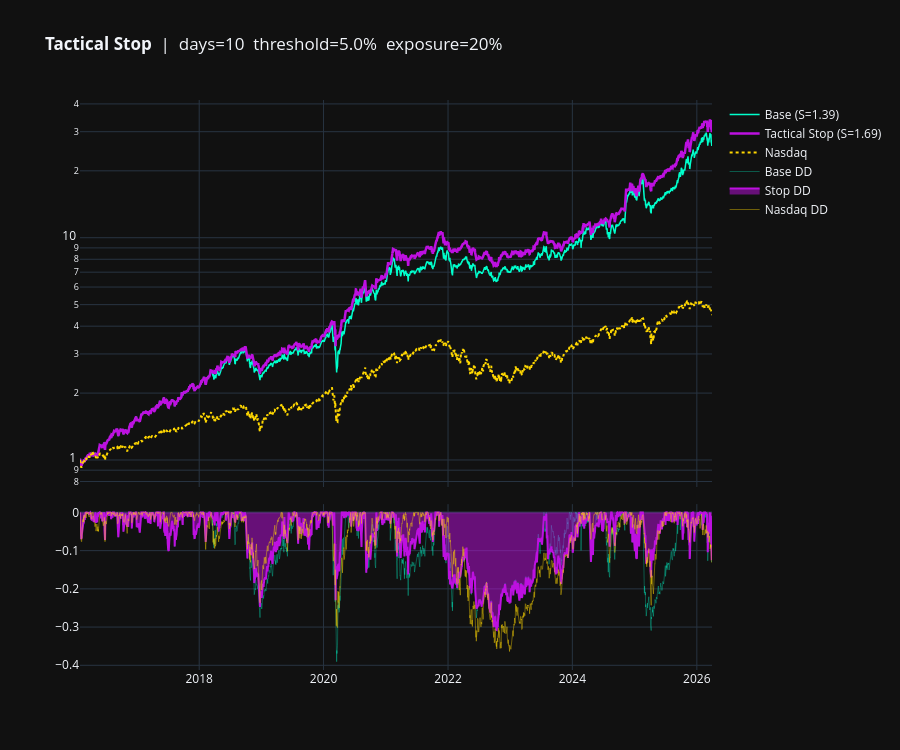

This figure's notebook cell:
### Code cell
# ── 7.1 Equity curve comparison ───────────────────────────────────────────
fig_s = make_subplots(rows=2, cols=1, shared_xaxes=True,
                      vertical_spacing=0.03, row_heights=[0.7, 0.3])

fig_s.add_trace(go.Scatter(x=cum_strat.index, y=cum_strat.values.flatten(),
    name=f"Base (S={s_orig:.2f})", line=dict(color='#00FFCC', width=1.5)), row=1, col=1)
fig_s.add_trace(go.Scatter(x=cum_stop.index, y=cum_stop.values.flatten(),
    name=f"Tactical Stop (S={s_stop:.2f})", line=dict(color='#BD10E0', width=2.5)), row=1, col=1)
fig_s.add_trace(go.Scatter(x=cum_ndq.index, y=cum_ndq.values.flatten(),
    name="Nasdaq", line=dict(color='#FFD700', dash='dot')), row=1, col=1)

fig_s.add_trace(go.Scatter(x=strat_dd.index, y=strat_dd.values.flatten(),
    name="Base DD", line=dict(color='#00FFCC', width=1), opacity=0.3), row=2, col=1)
fig_s.add_trace(go.Scatter(x=stop_dd.index, y=stop_dd.values.flatten(),
    fill='tozeroy', name="Stop DD", line=dict(color='#BD10E0')), row=2, col=1)
fig_s.add_trace(go.Scatter(x=ndq_dd.index, y=ndq_dd.values.flatten(),
    name="Nasdaq DD", line=dict(color='#FFD700', width=1), opacity=0.4), row=2, col=1)

fig_s.update_yaxes(type="log", row=1, col=1)
fig_s.update_layout(height=750, autosize=True,  template="plotly_dark", hovermode="x unified",
    title=f"<b>Tactical Stop</b>  |  days={STOP_DAYS}  threshold={THRESHOLD:.1%}  "
          f"exposure={REDUCED_EXPOSURE:.0%}")
fig_s.show()

### Figure 1 — Plotly figure (JSON) as saved in the notebook; plotly's stock layout.template omitted (floating-point values rounded to 4 significant figures; data arrays with more than 128 entries replaced by an {"elided": "..."} marker saying what was removed)
{"data": [{"line": {"color": "#00FFCC", "width": 1.5}, "name": "Base (S=1.39)", "type": "scatter", "x": {"elided": "2556 str values"}, "xaxis": "x", "y": {"elided": "2556 float values"}, "yaxis": "y"}, {"line": {"color": "#BD10E0", "width": 2.5}, "name": "Tactical Stop (S=1.69)", "type": "scatter", "x": {"elided": "2556 str values"}, "xaxis": "x", "y": {"elided": "2556 float values"}, "yaxis": "y"}, {"line": {"color": "#FFD700", "dash": "dot"}, "name": "Nasdaq", "type": "scatter", "x": {"elided": "2556 str values"}, "xaxis": "x", "y": {"elided": "2556 float values"}, "yaxis": "y"}, {"line": {"color": "#00FFCC", "width": 1}, "name": "Base DD", "opacity": 0.3, "type": "scatter", "x": {"elided": "2556 str values"}, "xaxis": "x2", "y": {"elided": "2556 float values"}, "yaxis": "y2"}, {"fill": "tozeroy", "line": {"color": "#BD10E0"}, "name": "Stop DD", "type": "scatter", "x": {"elided": "2556 str values"}, "xaxis": "x2", "y": {"elided": "2556 float values"}, "yaxis": "y2"}, {"line": {"color": "#FFD700", "width": 1}, "name": "Nasdaq DD", "opacity": 0.4, "type": "scatter", "x": {"elided": "2556 str values"}, "xaxis": "x2", "y": {"elided": "2556 float values"}, "yaxis": "y2"}], "layout": {"autosize": true, "height": 750, "hovermode": "x unified", "title": {"text": "<b>Tactical Stop</b>  |  days=10  threshold=5.0%  exposure=20%"}, "xaxis": {"anchor": "y", "domain": [0, 1], "matches": "x2", "showticklabels": false}, "xaxis2": {"anchor": "y2", "domain": [0, 1]}, "yaxis": {"anchor": "x", "domain": [0.321, 1.0], "type": "log"}, "yaxis2": {"anchor": "x2", "domain": [0, 0.291]}}}
